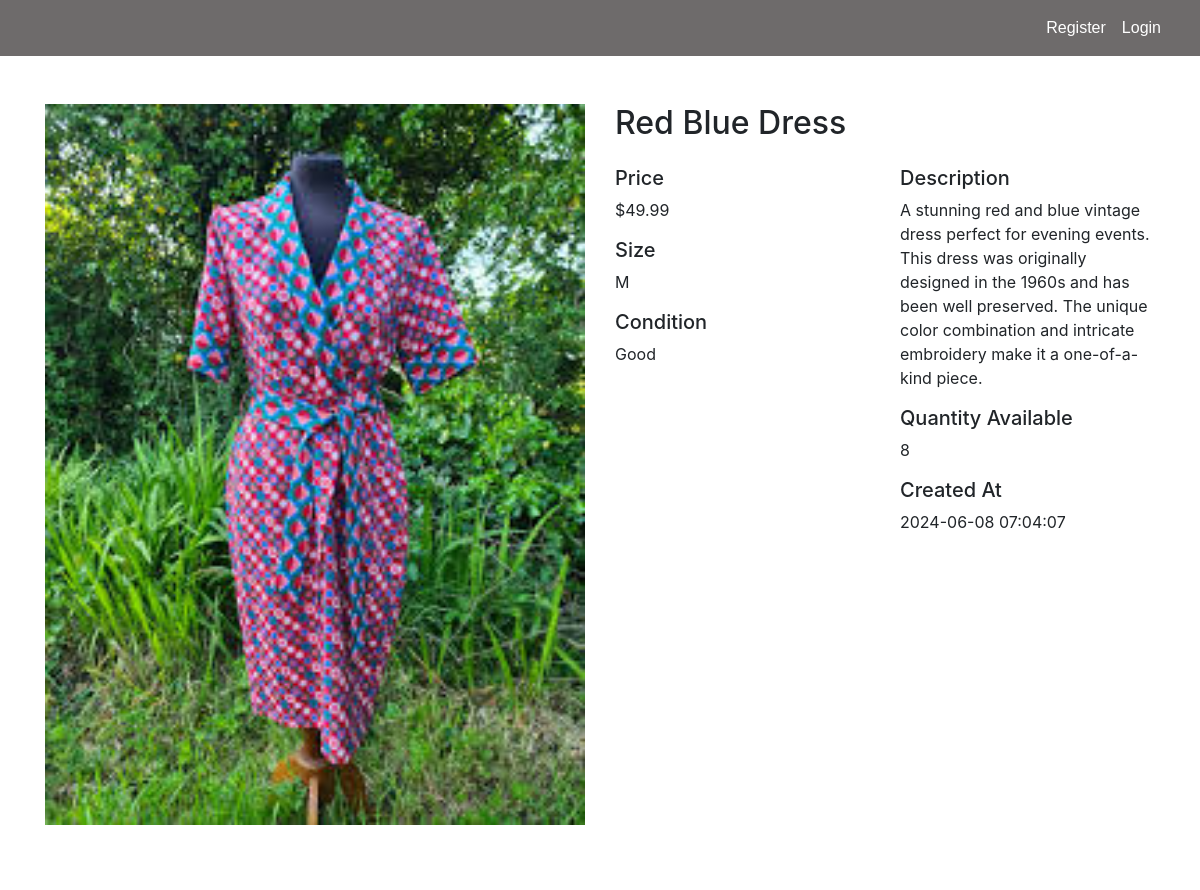
Before: /my_products_details/1 (upper part) with the older database file.
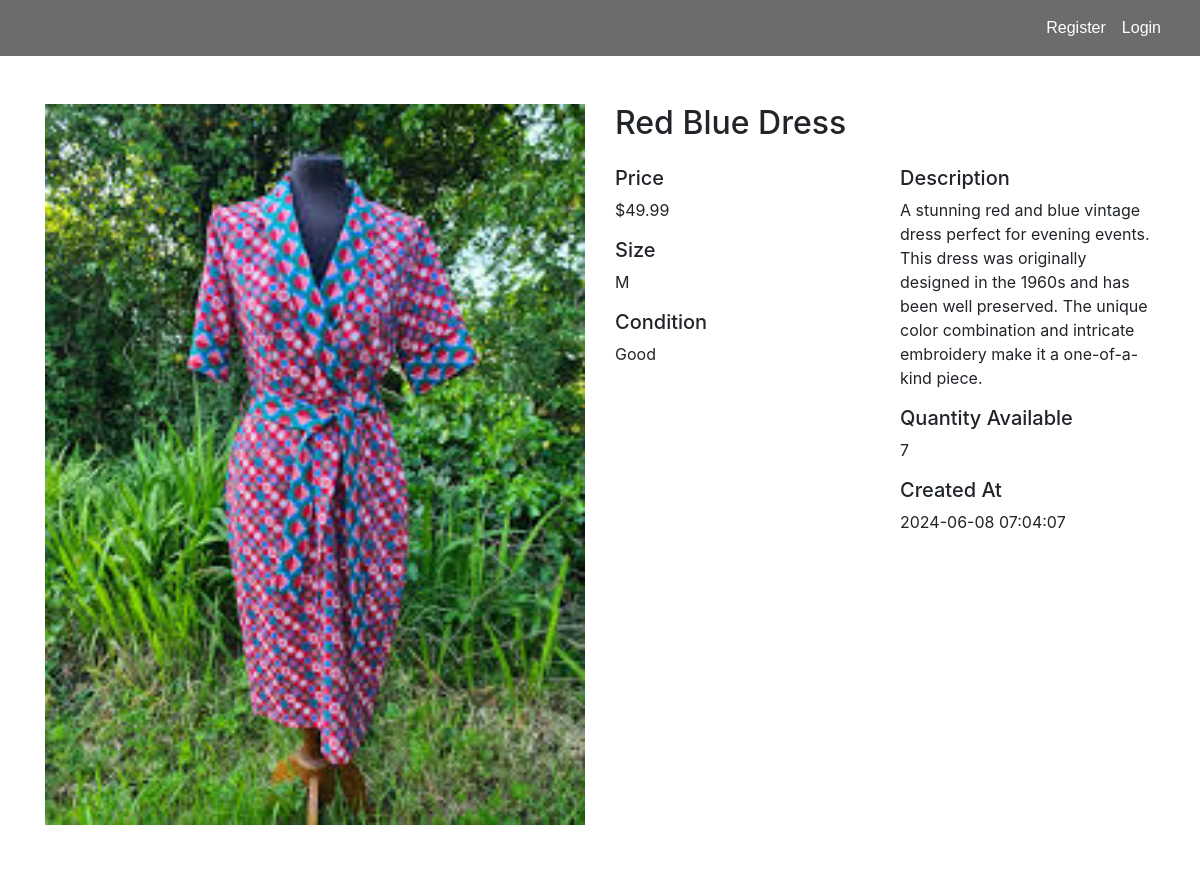
After: the same page with the newer database file.
### tables this page shows
CREATE TABLE "Products" (
	"product_id"	INTEGER NOT NULL,
	"user_id"	INTEGER NOT NULL,
	"product_name"	VARCHAR(45) NOT NULL,
	"description"	VARCHAR(45) NOT NULL,
	"price"	DECIMAL(10, 2),
	"size"	VARCHAR(10),
	"condition"	VARCHAR(20) NOT NULL,
	"image_url"	VARCHAR(255),
	"quantity"	INTEGER NOT NULL,
	"created_at"	DATETIME NOT NULL,
	"verified"	BOOLEAN NOT NULL,
	PRIMARY KEY("product_id" AUTOINCREMENT),
	FOREIGN KEY("user_id") REFERENCES "Users"("user_id")
);

### app.py (the view)
@app.route("/my_products_details/<int:product_id>")
def my_products_details(product_id):
    user_id = session.get("user_id")
    review_list = my_products_reviews(product_id)
    conn = sqlite3.connect("database.db")
    cursor = conn.cursor()
    product_dict = None
    cursor.execute("SELECT * FROM Products WHERE product_id = ?", (product_id,))
    product_details = cursor.fetchone()
    if product_details:
        product_dict = {
            "product_id": product_details[0],
            "user_id": product_details[1],
            "product_name": product_details[2],
            "description": product_details[3],
            "price": product_details[4],
            "size": product_details[5],
            "condition": product_details[6],
            "image_url": product_details[7],
            "quantity": product_details[8],
            "created_at": product_details[9],
            "verified": product_details[10],
        }
    conn.close()
    print(product_details, file=sys.stderr)
    print(review_list, file=sys.stderr)
    return render_template(
        "my_products_details.html",
        product=product_dict,
        reviews=review_list,
        user_id=user_id,
        product_id=product_id,
    )

### app.py (called while the page is built)
@app.before_request
def make_session_permanent():
    session.permanent = True
    app.permanent_session_lifetime = timedelta(hours=1)
    session.modified = True

def my_products_reviews(product_id):
    user_id = session.get("user_id")
    conn = sqlite3.connect("database.db")
    cursor = conn.cursor()
    cursor.execute(
        """SELECT r.review_id, r.rating, r.comment, r.created_at, u.name
                          FROM Reviews r JOIN Users u ON r.user_id = u.user_id
                          WHERE r.product_id = ? ORDER BY r.created_at DESC""",
        (product_id,),
    )
    reviews = cursor.fetchall()
    print(reviews)
    review_list = [
        {
            "review_id": row[0],
            "rating": row[1],
            "comment": row[2],
            "created_at": row[3],
            "user_name": row[4],
        }
        for row in reviews
    ]
    conn.close()
    return review_list

### templates/my_products_details.html (shortened to what this page needs)
<!DOCTYPE html>
<html lang="en">
    {% include "header.html" %}
    <head>
        {% include "navbar.html" %}
    </head>
    <body>
        <div class="container mt-5">
            <div class="row">
                <div class="col-md-6">
                    <img src="{{ url_for('static', filename='productImg/' + product.image_url + '.jpg') }}" alt="{{ product.product_name }}" class="img-fluid mb-4 product-img">
                </div>
                <div class="col-md-6">
                    <h2>{{ product.product_name }}</h2>
                    <div class="row mt-4">
                        <div class="col-md-6">
                            <h5>Price</h5>
                            <p>${{ product.price }}</p>
                            <h5>Size</h5>
                            <p>{{ product.size }}</p>
                            <h5>Condition</h5>
                            <p>{{ product.condition }}</p>
                        </div>
                        <div class="col-md-6">
                            <h5>Description</h5>
                            <p>{{ product.description }}</p>
                            <h5>Quantity Available</h5>
                            <p>{{ product.quantity }}</p>
                            <h5>Created At</h5>
                            <p>{{ product.created_at }}</p>
                        </div>
                    </div>
                </div>
            </div>
        </div>
    </body>
</html>

### templates/header.html (shortened to what this page needs)
<head>
    <link rel="stylesheet" type="text/css" href="{{ url_for('static', filename='css/site.css')}}" />
    <link rel="stylesheet" href="https://cdn.jsdelivr.net/npm/bootstrap@4.1.3/dist/css/bootstrap.min.css">
    <link rel="stylesheet" href="https://cdn.jsdelivr.net/npm/bootstrap-select@1.13.14/dist/css/bootstrap-select.min.css">
</head>

### templates/navbar.html (shortened to what this page needs)
<nav class="navbar navbar-expand-lg">
    <div class="container justify-content-end">
        <ul class="navbar-nav ml-auto">
            {% if 'name' and 'role' in session %}
            <li class="nav-item">
                <span class="nav-link">Welcome, {{ session['name'] }}</span>
            </li>
            <li class="nav-item">
                <a href="{{ url_for('view_profile') }}" class="nav-link"><i class="fas fa-user"></i> My Profile</a>
            </li>
            {% if session['role'] != 'admin' %}
            <li class="nav-item">
                <a href="{{ url_for('view_cart') }}" class="nav-link">
                    <i class="fas fa-shopping-cart"></i> Cart
                </a>
            </li>
            {% endif %}
            <li class="nav-item">
                <a href="{{ url_for('logout') }}" class="nav-link">Logout</a>
            </li>
            {% else %}
            <li class="nav-item">
                <a href="{{ url_for('register') }}" class="nav-link">Register</a>
            </li>
            <li class="nav-item">
                <a href="{{ url_for('login') }}" class="nav-link">Login</a>
            </li>
            {% endif %}
        </ul>
    </div>
</nav>

### static/css/site.css (style rules this page uses)
.navbar { background-color: rgb(110, 107, 107); font-size: 1em; font-family: 'Trebuchet MS', 'Lucida Sans Unicode', 'Lucida Grande', 'Lucida Sans', Arial, sans-serif; color: white; padding: 8px 5px; }
.navbar a { text-decoration: none; color: inherit; }
html, body { height: 100%; margin: 0; padding: 0; }
body { display: flex; flex-direction: column; }
.product-img { width: 100%; height: 600px; object-fit: cover; }
.product-img { width: 100%; height: 300px; object-fit: cover; }

Changed rows visible on the page:
changed Products "Red Blue Dress": quantity "8" → "7"
